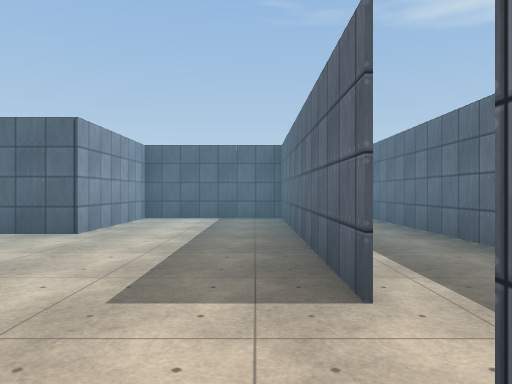
view 1 (above)

12 first-person views from a walk through a Unity game level. The camera is 1.4 m above the floor, looks level and sees 70° across. The floor is counted in squares, 2 m on a side. Each view is taken from the middle of a square. On the plan, view 1 faces up. The plan holds only what a view shows up to about 11 squares ahead; the rest is blank. The player character is not drawn. Some animated figures are left out. Some surface patterns are stand-ins.

view 2
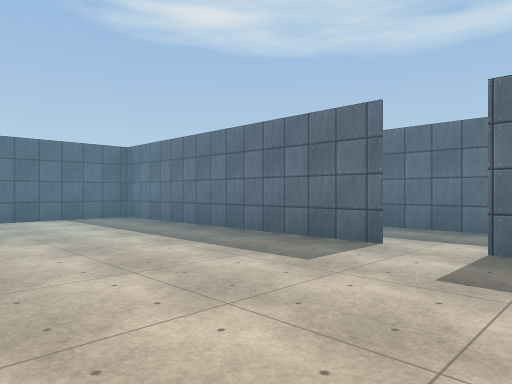

view 3
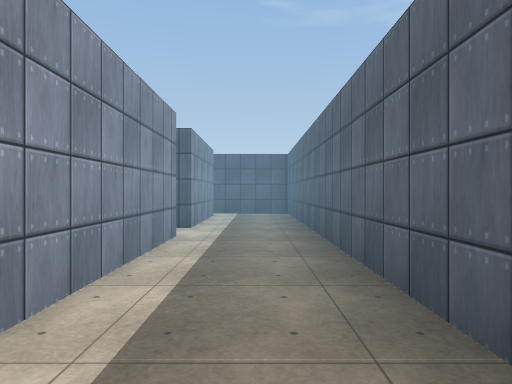

view 4
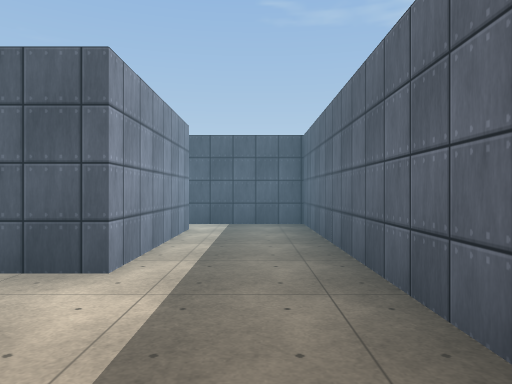

view 5
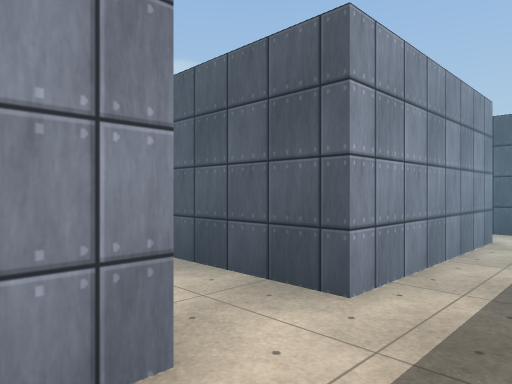

view 6
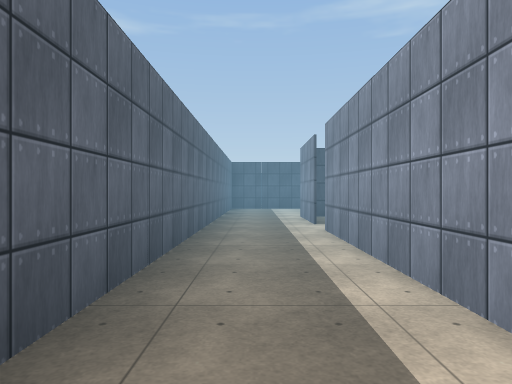

view 7
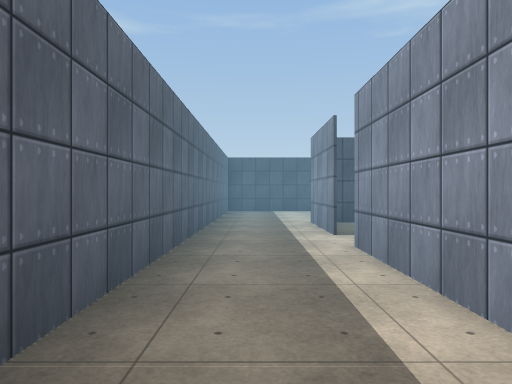

view 8
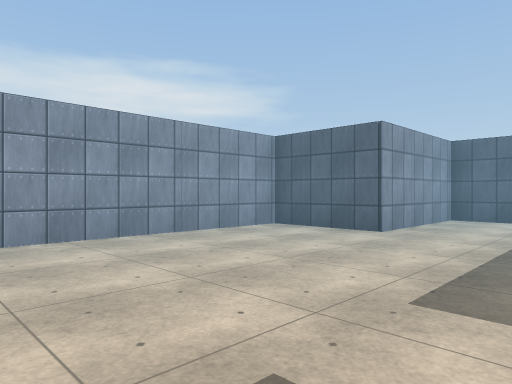

view 9
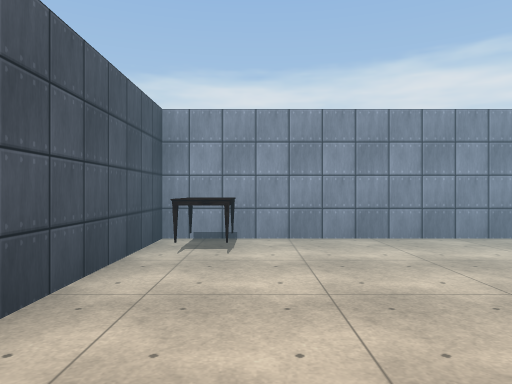

view 10
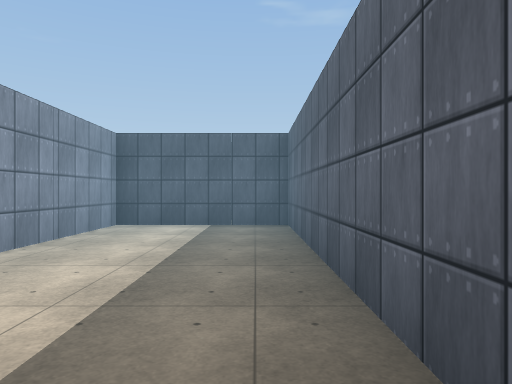

view 11
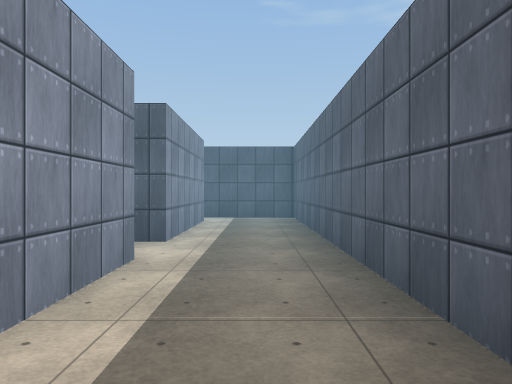

view 12
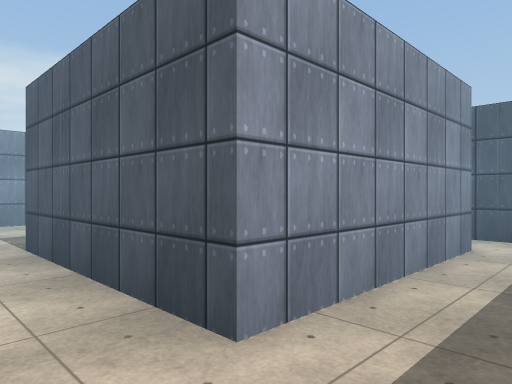

### Floor plan
Key: @ floor where view 1 was taken; # wall or solid block; . floor; T table.
Columns run from 7 left of view 1 to 3 right of it. Each row starts with its distance up from view 1.
 16        ####
 15        #..#
 14        #..#
 13        #..#
 12 #.. ####..#
 11  .........#
 10     #####.#
  9     #...#.#
  8     #...#.#
  7     #...#.#
  6   ###...#.#
  5   #.....#.#
  4   #.....#.#
  3   #.....#.#
  2   #.......#
  1   #.....#.#
  0   T....@#.#
 -1   TT#####.#
 -2         ..#
 -3         ..#
 -4         ..#

Where each view was taken, in squares from view 1:
view 1: 0 up, 0 right, facing up
view 2: 0 up, 4 left, facing up-right
view 3: 4 up, 2 right, facing up
view 4: 8 up, 2 right, facing up
view 5: 9 up, 2 right, facing up-left
view 6: 9 up, 2 right, facing down
view 7: 7 up, 2 right, facing down
view 8: 0 up, 0 right, facing up-left
view 9: 0 up, 0 right, facing left
view 10: 2 up, 0 right, facing up
view 11: 6 up, 2 right, facing up
view 12: 10 up, 2 right, facing up-left
